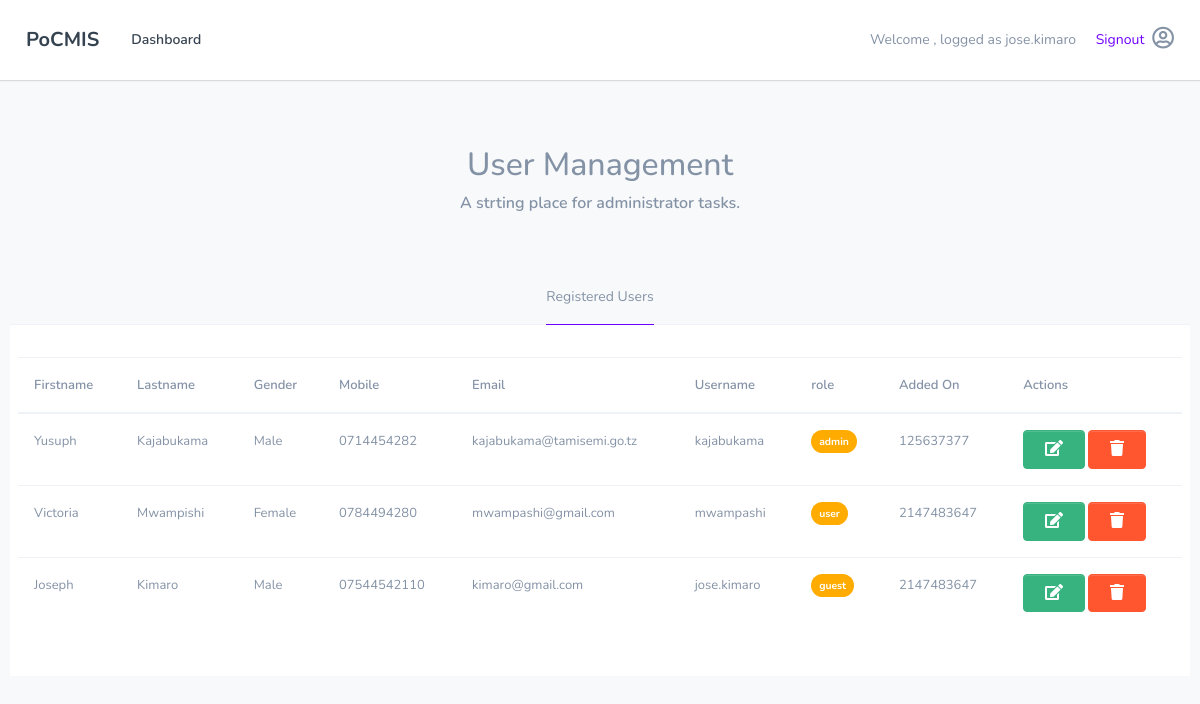
/admin/manage_users.php (signed in), run on the app's committed database.
### tables this page shows
CREATE TABLE `tbl_users`(
	id INT(11) NOT NULL AUTO_INCREMENT PRIMARY KEY,
	stationId INT(11)NOT NULL,
	firstname VARCHAR(100) NOT NULL,
	lastname VARCHAR(100) NOT NULL,
	gender VARCHAR(10)NOT NULL,
	mobile VARCHAR(12)NOT NULL,
	email VARCHAR(100)NOT NULL,
	username VARCHAR(100) NOT NULL,
	password VARCHAR(62) NOT NULL,
	role VARCHAR(10) NOT NULL default 'admin',
	active INT(2) NOT NULL default 1,
	createdAt INT(11) default 0
)AUTO_INCREMENT=100200;

### includes/functions.php (called while the page is built, shortened)
<?php
	function getUser($connection, $userid){
		$query = "SELECT * FROM ".TBL_USER." WHERE id = ?";
		$stmt = $connection->prepare($query);
		$stmt->bind_param("s", $userid);
		$stmt->execute();
		$result = $stmt->get_result();
		$user = $result->fetch_assoc();
		return $user;
	}
	function get_users_By_station($connection, $stationId){
		$query = "SELECT * FROM ".TBL_USER." WHERE stationId = ?";
		$stmt = $connection->prepare($query);
		$stmt->bind_param("s", $stationId);
		$stmt->execute();
		$result = $stmt->get_result();
		$users = $result->fetch_all(MYSQLI_ASSOC);
		return $users;
	}

### admin/manage_users.php (the view, shortened to what this page needs)
<?php
	require_once('../database/connection.php');
	require_once('../includes/functions.php');
	$instance = openConnection();
	$user = getUser($instance, $_SESSION['userId']);
	$username = $user['username'];
	$stationId = $user['stationId'];
	$users = get_users_By_station($instance, $stationId);
?>
<!DOCTYPE html>
<html lang="en">
<head>
	<link rel="stylesheet" href="../assets/css/bootstrap.min.css">
	<link rel="stylesheet" href="../assets/css/all.min.css">
	<link rel="stylesheet" href="../assets/css/default.css">
</head>
<body>
	<?php require_once('../partials/navbar.php'); ?>
	<div class="container space-top">
		<div class="row">
			<div class="col-md-12 text-center">
				<h2 class="text-muted">User Management</h2>
				<h6 class="text-muted">A strting place for administrator tasks.</h6>
			</div>
		</div>
		<div class="row d-flex justify-content-center mt-5">
			<div class="col-md-12">
				<ul class="nav nav-tabs justify-content-center" id="myTab" role="tablist">
					  <li class="nav-item">
					    <a class="nav-link active" id="home-tab" data-toggle="tab" href="#home" role="tab" aria-controls="home" aria-selected="true">Registered  Users</a>
					  </li>
					</ul>
					<div class="tab-content" id="myTabContent">
					  <div class="tab-pane fade show active" id="home" role="tabpanel" aria-labelledby="home-tab">
					  	<table class="table">
						  <head>
						    <tr>
						      <th>Firstname</th>
						      <th>Lastname</th>
						      <th>Gender</th>
						      <th>Mobile</th>
						      <th>Email</th>
						      <th>Username</th>
						      <th>role</th>
						      <th>Added On</th>
						      <th>Actions</th>
						    </tr>
						  </head>
						  <tbody>
						    <?php  foreach($users as $user): ?>
						    	<tr>
								   <td><?php echo $user['firstname']; ?></td>
								   <td><?php echo $user['lastname']; ?></td>
								   <td><?php echo $user['gender']; ?></td>
								   <td><?php echo $user['mobile']; ?></td>
								   <td><?php echo $user['email']; ?></td>
								   <td><?php echo $user['username']; ?></td>
								   <td><span class="badge badge-warning">
								   	<?php echo $user['role'];?></span>
								   </td>
								   <td><?php echo $user['createdAt'];?></td>
								   <td>
								   	<span>
								   		<a href="edit_user.php?id=<?php echo $user['id']; ?>" class="btn btn-success"><i class="fas fa-edit"></i>
								   		</a>
								   	</span>
								   	<span>
								   		<a href="delete_user.php?id=<?php echo $user['id']; ?>" class="btn btn-danger"><i class="fas fa-trash"></i>
								   		</a>
								   	</span>
								   </td>
								</tr>
						    <?php endforeach; ?>
						  </tbody>
						</table>
					  </div>
					</div>
			</div>
		</div>
	</div>
</body>
</html>

### partials/navbar.php
<nav class="navbar navbar-expand-lg navbar-light bg-light">
  <div class="container">
  	<a class="navbar-brand" href="#">PoCMIS</a>
	  <div class="collapse navbar-collapse" id="navbarSupportedContent">
	    <ul class="navbar-nav mr-auto">
	      <li class="nav-item active"><a class="nav-link" href="#">Dashboard</a></li>
	    </ul>
	    <span class="text-muted">
	    	<?php
		    	echo "Welcome , logged as ".$username . " <a class='ml-3' href='../logout.php?value=logout'>Signout</a> ";
		    ?>
	    </span>
	    <span class="ml-2"><i class="far fa-user-circle medium"></i></span>
	  </div>
  </div>
</nav>

### assets/css/default.css (style rules this page uses)
body { background-color: #f8f9fa !important; font-size: 14px!important; }
.btn { padding: 0.4rem 1.3rem !important; }
.badge { border-radius: 6rem !important; }
.space-top { margin-top: 4rem !important; }
.medium { font-size: 1.4rem !important; }
.navbar-brand { font-weight: 700 !important; }
.navbar { background-color: #fff !important; padding: 1rem 1rem !important; box-shadow: 0 1px 2px rgba(0,0,0,0.0576), 0 1px 1px rgba(0,0,0,0.09); transition: all 0.3s cubic-bezier(.25,.8,.25,1); }
.tab-content { padding: 2rem 0.5rem !important; background-color: #ffffff !important; }

### data on the page
tbl_users: username "jose.kimaro", firstname "Joseph", lastname "Kimaro", gender "Male", mobile "07544542110", email "kimaro@gmail.com", role "guest", createdAt "2147483647"
tbl_users: firstname "Yusuph", lastname "Kajabukama", gender "Male", mobile "0714454282", email "kajabukama@tamisemi.go.tz", username "kajabukama", role "admin", createdAt "125637377"
tbl_users: firstname "Victoria", lastname "Mwampishi", gender "Female", mobile "0784494280", email "mwampashi@gmail.com", username "mwampashi", role "user", createdAt "2147483647"
